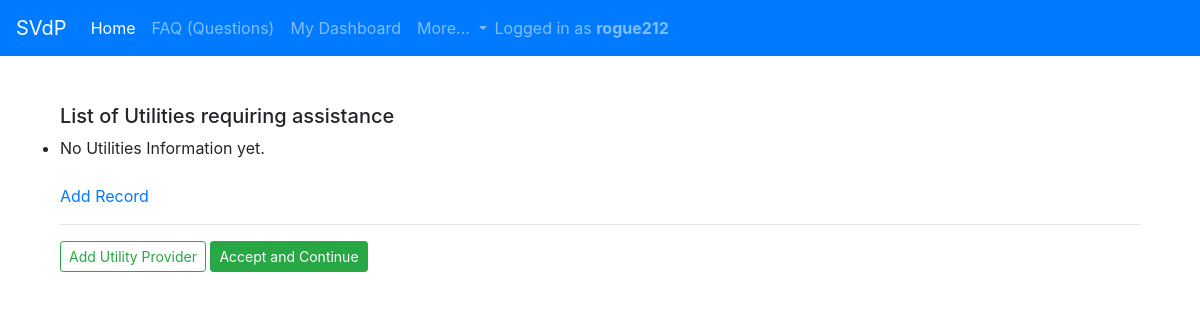
The page /utils_list/ (signed in) on the database as committed earlier.
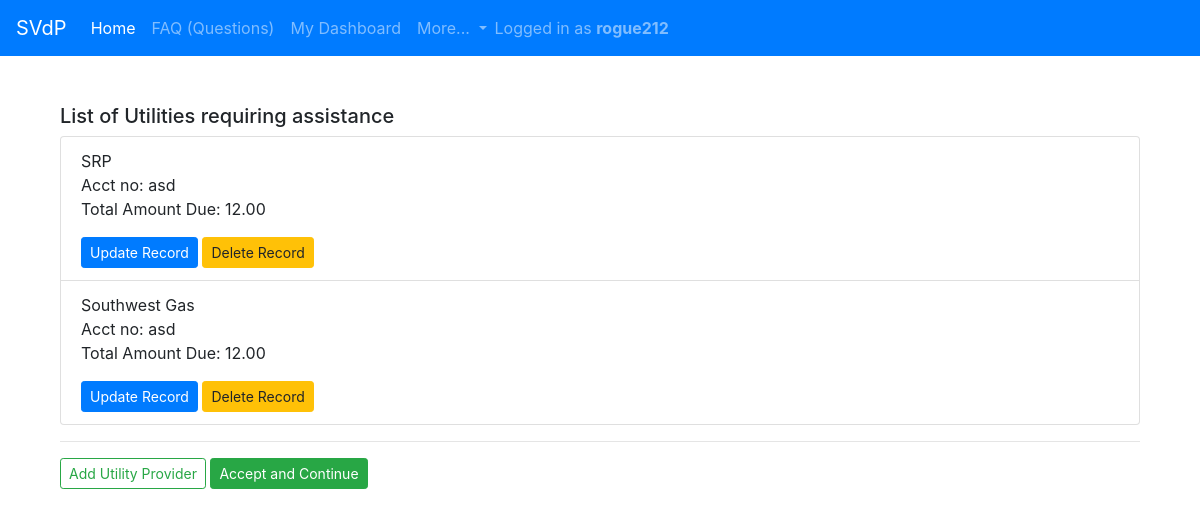
The same page on the database as committed later.
### home/models.py (models this page shows, shortened)
class Utilities(models.Model):
        UTILITY_TYPE = [('water','Water'), ('electric', 'Electric'), ('gas', 'Gas')]
        UTILITY_PROVIDER = [('SRP', 'SRP'), ('APS', 'APS'), ('Southwest Gas', 'Southwest Gas'), ('City of Phoenix', 'City of Phoenix'), ('City of Mesa', 'City of Mesa'),
                            ('City of Peoria', 'City of Peoria'), ('City of Tempe', 'City of Tempe'), ('City of Glendale', 'City of Glendale'), ('City of Chandler', 'City of Chandler'),
                            ('City of Goodyear', 'City of Goodyear'), ('City of Buckeye', 'City of Buckeye'), ('City of Scottsdale', 'City of Scottsdale'), ('Epcor', 'Epcor'), ('Liberty', 'Liberty')
                            ]
        contact = models.ForeignKey(Contact, on_delete=models.CASCADE)
        username = models.ForeignKey(User, on_delete=models.CASCADE)
        utility_provider = models.CharField(max_length=100, choices=UTILITY_PROVIDER)
        utility_type = models.CharField(max_length=100, choices=UTILITY_TYPE)
        account_no = models.CharField(max_length=200)
        name_on_acct = models.CharField(max_length=200)
        total_amount_due = models.DecimalField(default=0.00, max_digits=6, decimal_places=2)
        payment_due_date = models.DateField(auto_now_add=True)

### home/views.py (the view)
# urls.py: path('utils_list/', login_required(UtilitiesModelList.as_view()), name = 'utils_list'),
class UtilitiesModelList(OwnObjectsMixin, ListView):
    model = Utilities

### home/views.py (called while the page is built)
     def get_queryset(self):
         username = self.request.user
         return super(OwnObjectsMixin, self).get_queryset().filter(username=username)

### home/templates/home/utilities_list.html (shortened to what this page needs)
{% extends "base.html" %}
{% load static %}
{% block content %}
<div class="container">
<br><br>
<h5>List of Utilities requiring assistance</h5>
<ul class="list-group">
    {% for object in object_list %}
      <li class="list-group-item">
         <p>{{ object.utility_provider }}<br>
             Acct no: {{ object.account_no }}<br>
             Total Amount Due: {{ object.total_amount_due}} </p>
      <a class="btn btn-primary btn-sm" role="button" href="/home/utils_update/{{ object.id }}/">Update Record</a>
      <a class="btn btn-warning btn-sm" role="button"  href="/home/utils_delete/{{ object.id }}/">Delete Record</a>
      </li>
    {% empty %}
      <li>No Utilities Information yet.</li>
      <br><a href="../">Add Record</a>
    {% endfor %}
</ul>
    <hr>
    <a class="btn btn-outline-success btn-sm" role="button" href="../../home/utils_create">Add Utility Provider</a>
    <a class="btn btn-success btn-sm"  href="/home/startapp/">Accept and Continue</a>
</div>
{% endblock %}

Rows that differ between the two databases and show on the page:
added Utilities: utility_provider "SRP", account_no "asd", total_amount_due "12.00"
added Utilities: utility_provider "Southwest Gas", account_no "asd", total_amount_due "12.00"
Other text that changed with them:
text no longer shown: "No Utilities Information yet. Add Record"
